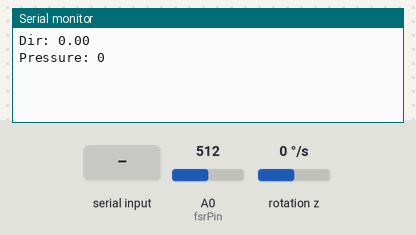
Recording of a sketch running on a simulated Arduino Uno, built with avr-gcc and run on an emulated ATmega328P. Shown: the last lines printed to the serial monitor. Wiring (inferred from the names in the program): MPU-6050 motion sensor at I2C address 0x68. The inputs (shaded band) are chosen by the test bench; at power-on: rotation z 0 °/s, A0 (fsrPin) = 512.

Above: at 6.2 s.
6.3 s: rotation z set to -192 °/s
7.8 s: A0 (fsrPin) set to 306
At 8.9 s:
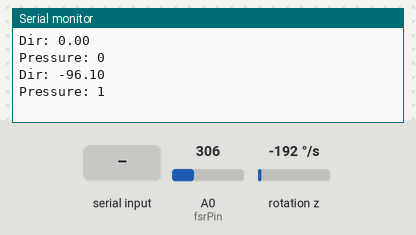
9.3 s: "1" received over the second serial link
10.8 s: rotation z set to -100 °/s
At 11.6 s:
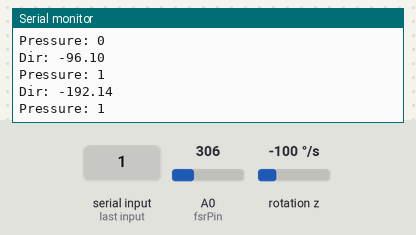
12.3 s: "0" received over the second serial link
13.8 s: A0 (fsrPin) set to 716
At 14.8 s:
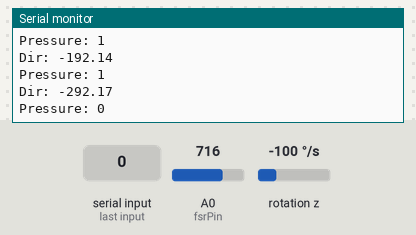
Timing chart, 0 to 16.3 s (numbered marks = the images above; inputs shaded):
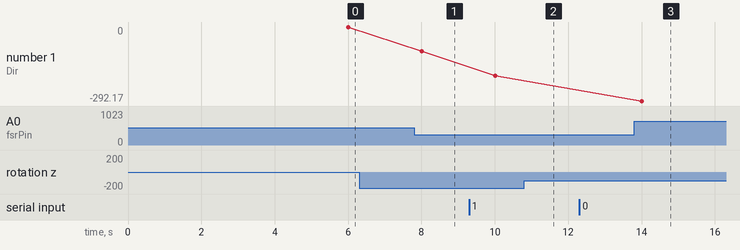

The sketch:

SENSORS.ino
```cpp
#include <SoftwareSerial.h>
SoftwareSerial mySerial (7, 8); //to connect with Thrusters Arduino
SoftwareSerial mySerial2 (7, 8); //to connect with Pressure Sensor

//--------------------------------------------------Pressure Sensor------------------------------------------------
int fsrPin = 0;     // the FSR and 10K pulldown are connected to A0
int fsrReading;     // the analog reading from the FSR resistor divider
int fsrMin = 1023;        // minimum sensor value
int fsrMax = 0;           // maximum sensor value

//----------------------------------------------------IMU sensor--------------------------------------------------
#include <Wire.h>

const int MPU = 0x68;                             //MPU6050 I2C address

float GyroZ;                                      //raw gyroscope reading in degree/sec
float GyroErrorZ;                                 //error in gyroscope reading
int count = 0;                                    //variable to be used in looping 200 times to estimate this error
float elapsedTime, currentTime, previousTime;     //to be used in converting raw gyroscope data into useful angles, deg/s * s = deg

float yaw;                                        //yaw angle with reference to north direction
//----------------------------------------------------------------------------------------------------------------

void setup() {
  mySerial.begin(38400);      //with thrusters arduino
  mySerial2.begin(38400);     //with Pressure sensor
  Serial.begin(9600);         //with Qt

  //----------------------------------------------------IMU sensor--------------------------------------------------
  Wire.begin();                   //initialize comunication
  Wire.beginTransmission(MPU);    //start communication with MPU6050 // MPU=0x68
  Wire.write(0x6B);               //talk to the register 6B
  Wire.write(0x00);               //make reset - place a 0 into the 6B register to wake it up
  Wire.endTransmission(true);     //end the transmission


  //Configure Gyro Sensitivity - Full Scale Range (default +/- 250deg/s)
  Wire.beginTransmission(MPU);
  Wire.write(0x1B); // Talk to the GYRO_CONFIG register (1B hex)
  Wire.write(0x10); // Set the register bits as 00010000 (1000deg/s full scale)
  Wire.endTransmission(true);
  delay(20);


  //Call this function if you need to get the IMU error values for your module
  calculate_IMU_error();
  delay(20);

  //--------------------------------------------------Pressure Sensor------------------------------------------------

  // calibrate during the first five seconds DON'T FORGET TO PUSH THE FSR HARD!!!
  while (millis() < 5000) {
    fsrReading = analogRead(fsrPin);

    // record the maximum sensor value
    if (fsrReading > fsrMax) {
      fsrMax = fsrReading;
    }

    // record the minimum sensor value
    if (fsrReading < fsrMin) {
      fsrMin = fsrReading;
    }
  }

}

void loop() {
  //recieving Command from Qt and saving it to a variable named Command
  String Command;
  if (mySerial.available()) {
    Command = mySerial.readString();
    delay(1000);
  }

  //sending Command recieved to Thrusters Arduino
  mySerial.print(Command);
  delay(1000);


  //---------------------------------------------------IMU Sensor------------------------------------------------------

  previousTime = currentTime; //Previous time is stored before the actual time read
  currentTime = millis(); //Current time actual time read
  elapsedTime = (currentTime - previousTime) / 1000; //Divide by 1000 to get seconds

  Wire.beginTransmission(MPU);
  Wire.write(0x47); //Gyro data first register address 0x47
  Wire.endTransmission(false);
  Wire.requestFrom(MPU, 2, true); //Read 2 registers total, z-axis value is stored in 2 registers
  GyroZ = (Wire.read() << 8 | Wire.read()) / 131.0; //For a 250deg/s range we have to divide first the raw value by 131.0, according to the datasheet

  //Correct the outputs with the calculated error values
  GyroZ = GyroZ - GyroErrorZ; //subtracting error value from reading

  //Currently the raw values are in degrees per seconds(deg/s), so we need to multiply by seconds(s) to get the angle in degrees
  yaw = yaw + GyroZ * elapsedTime; // (deg/s) * s = deg

  //--------------------------------------------------Pressure Sensor------------------------------------------------
  fsrReading = analogRead(fsrPin);
  fsrReading = map(fsrReading, fsrMin, fsrMax, 0.0, 10.0);   //FSR pressure mapped on a scale of 1-10.
  // Scale could be adjusted for more accurate force output when calibration is more controlled.
  fsrReading = constrain(fsrReading, 0.0, 10.0);   // no readings above or below the 0-10 scale

  //--------------------------------------------Sending Sensors' readings to Qt---------------------------------------
  Serial.print("Dir: ");
  Serial.println(yaw);
  Serial.print("Pressure: ");
  Serial.println(fsrReading);
  delay(1000);

}


//-----------------------------------------------------Calculate Error Function--------------------------------------------------------------

void calculate_IMU_error() {
  //We can call this funtion in the setup section to calculate the gyro data error. From here we will get the error values used in the above equations.
  //Note that we should place the IMU flat in order to get the proper values, so that we then can the correct values

  //Read gyro values 200 times
  while (count < 200) {
    Wire.beginTransmission(MPU);
    Wire.write(0x47);
    Wire.endTransmission(false);
    Wire.requestFrom(MPU, 2, true);
    GyroZ = Wire.read() << 8 | Wire.read();

    //Sum all readings
    GyroErrorZ = GyroErrorZ + (GyroZ / 131.0);
    count++;
  }

  //Divide the sum by 200 to get the error value
  GyroErrorZ = GyroErrorZ / 200;
}
```

Measured:
- after the input at 7.8 s, the serial monitor: prints a new line after 0.22 s (image 1)
- after the input at 13.8 s, the serial monitor: prints a new line after 0.22 s (image 3)
